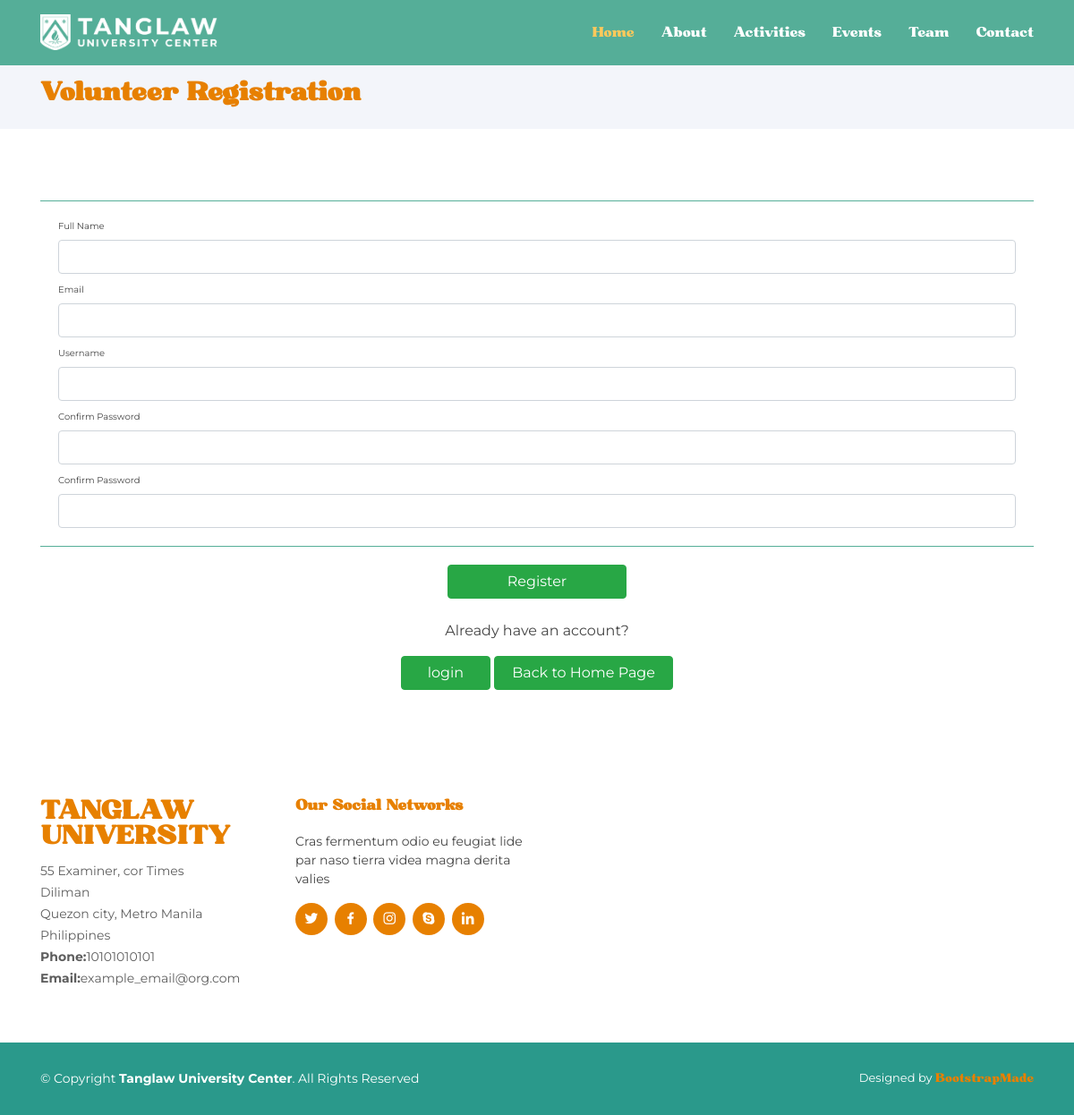
The app's page /Authentication/signup.php with its own data.
### tables this page shows
CREATE TABLE `org_info` (
  `info_id` int(11) NOT NULL,
  `org_addressnum` varchar(255) DEFAULT NULL,
  `org_street` varchar(128) NOT NULL,
  `org_brgy_mncplty` varchar(128) NOT NULL,
  `org_city_state_province` varchar(128) NOT NULL,
  `org_country` varchar(128) NOT NULL,
  `org_map` varchar(255) NOT NULL,
  `org_contactnum` varchar(11) NOT NULL,
  `org_email` varchar(255) NOT NULL
);

### Authentication/signup.php (the view, shortened to what this page needs)
<!DOCTYPE html>
<html lang="en">
<head>
  <link href="../assets/vendor/aos/aos.css" rel="stylesheet">
  <link href="../assets/vendor/bootstrap/css/bootstrap.min.css" rel="stylesheet">
  <link href="../assets/vendor/bootstrap-icons/bootstrap-icons.css" rel="stylesheet">
  <link href="../assets/vendor/boxicons/css/boxicons.min.css" rel="stylesheet">
  <link href="../assets/vendor/glightbox/css/glightbox.min.css" rel="stylesheet">
  <link href="../assets/vendor/remixicon/remixicon.css" rel="stylesheet">
  <link href="../assets/vendor/swiper/swiper-bundle.min.css" rel="stylesheet">
  <link rel="stylesheet" href="https://stackpath.bootstrapcdn.com/bootstrap/4.5.2/css/bootstrap.min.css">
  <link href="../assets/css/style.css" rel="stylesheet">
  <link href="../assets/css/font.css" rel="stylesheet">
</head>
<body>
  <header id="header" class="fixed-top header-inner-pages">
    <div class="container d-flex align-items-center">
    <a href="index.php" class="logo me-auto"><img src="assets/img/logo.png" alt="" class="img-fluid"></a>
    <nav id="navbar" class="navbar">
        <ul>
          <li><a class="nav-link scrollto active" href="../index.php#hero">Home</a></li>
          <li><a class="nav-link scrollto" href="../index.php#about">About</a></li>
          <li><a class="nav-link scrollto" href="../index.php#activities">Activities</a></li>
          <li><a class="nav-link scrollto" href="../index.php#events">Events</a></li>
          <li><a class="nav-link scrollto" href="../index.php#team">Team</a></li>
          <li><a class="nav-link scrollto" href="../index.php#contact">Contact</a></li>
        </ul>
      </nav>
    </div>
  </header>
  <main id="main">
    <section id="breadcrumbs" class="breadcrumbs">
      <div class="container">
        <h2 class="header-text-2">Volunteer Registration</h2>
      </div>
    </section>
    <section class="inner-page">
      <div class="container">
      <div class="line"></div>
      <form method="POST" enctype="multipart/form-data">
            <div class="container-form">
                        <div class="item2">
                            <label for="full_name" class="textlabel input-head">Full Name</label><br>
                            <input type="text" id="full_name" name="full_name" class="form-control" required>
                        </div>
                        <div class="item1">
                            <label for="email" class="textlabel input-head">Email</label><br>
                            <input type="email" id="email" name="email" class="form-control" required>
                        </div>
                        <div class="item3">
                            <label for="username" class="textlabel input-head">Username</label><br>
                            <input type="text" id="username" name="username" class="form-control" required>
                        </div>
                        <div class="item4">
                            <label for="password" class="textlabel input-head">Confirm Password</label><br>
                            <input type="password" id="password" name="password" class="form-control" required>
                        </div>
                        <div class="item5">
                            <label for="password_rep" class="textlabel input-head">Confirm Password</label><br>
                            <input type="password" id="password_rep" name="password_rep" class="form-control" required>
                        </div>
                    </div>
                    <div class="line"></div>
                    <div class="submitbutton">
                        <button type="submit" id="register-button" name="register" value="register" class="btn btn-success my-2 my-sm-0" style="width: 200px; margin-bottom: 20px;">Register</button>
                    </div>
                </form>
                <br />
                <center>
                    <p>Already have an account?</p>
                    <button onclick="window.location.href='login.php';" class="btn btn-success my-2 my-sm-0" style="width: 100px; margin-bottom: 20px;">login</button>
                    <button onclick="window.location.href='../index.php';" class="btn btn-success my-2 my-sm-0" style="width: 200px; margin-bottom: 20px;">Back to Home Page</button>
                </center>
      </div>
    </section>
  </main>
  <?php
          include '../db-connector.php';
          $query = "SELECT * FROM org_info";
          $statement = $pdo_obj->query($query);
          $rowsReturned = $statement->rowCount();
          if ($rowsReturned > 0) {
              while ($org_details = $statement->fetch(PDO::FETCH_ASSOC)) {
                  $org_addressnum = $org_details["org_addressnum"];
                  $org_street = $org_details["org_street"];
                  $org_brgy_mncplty = $org_details["org_brgy_mncplty"];
                  $org_city_state_province = $org_details["org_city_state_province"];
                  $org_country = $org_details["org_country"];
                  $org_email = $org_details["org_email"];
                  $org_contactnum = $org_details["org_contactnum"];
              }
          }
    ?>
<footer id="footer">
<div class="footer-top">
  <div class="container">
    <div class="row">
      <div class="col-lg-3 col-md-6 footer-contact">
        <h3>Tanglaw University</h3>
        <?php
          echo  "<p>
                  ".$org_addressnum." ".$org_street."<br>
                  ".$org_brgy_mncplty."<br>
                  ".$org_city_state_province."<br>
                  ".$org_country."<br>
                  <strong>Phone:</strong>".$org_contactnum."<br>
                  <strong>Email:</strong>".$org_email."<br>
                </p>";
        ?>
      </div>
      <div class="col-lg-3 col-md-6 footer-links">
        <h4>Our Social Networks</h4>
        <p>Cras fermentum odio eu feugiat lide par naso tierra videa magna derita valies</p>
        <div class="social-links mt-3">
          <a href="#" class="twitter"><i class="bx bxl-twitter"></i></a>
          <a href="#" class="facebook"><i class="bx bxl-facebook"></i></a>
          <a href="#" class="instagram"><i class="bx bxl-instagram"></i></a>
          <a href="#" class="google-plus"><i class="bx bxl-skype"></i></a>
          <a href="#" class="linkedin"><i class="bx bxl-linkedin"></i></a>
        </div>
      </div>
    </div>
  </div>
</div>
<div class="container footer-bottom clearfix">
  <div class="copyright">
    &copy; Copyright <strong><span>Tanglaw University Center</span></strong>. All Rights Reserved
  </div>
  <div class="credits">
    Designed by <a href="https://bootstrapmade.com/">BootstrapMade</a>
  </div>
</div>
</footer>
</body>
</html>

### assets/css/style.css (style rules this page uses)
body { font-family: "Montserrat"; color: #444444; }
a { color: #e78000; text-decoration: none; font-family: "Bugaki"; }
h1, h2, h3, h4, h5, h6 { font-family: "Bugaki"; }
#header { transition: all 0.5s; z-index: 997; padding: 15px 0; }
#header.header-scrolled, #header.header-inner-pages { background: rgba(67, 166, 141, 0.9); }
#header .logo { font-size: 30px; margin: 0; padding: 0; line-height: 1; font-weight: 500; letter-spacing: 2px; text-transform: uppercase; }
#header .logo img { max-height: 40px; }
.navbar { padding: 0; }
.navbar ul { margin: 0; padding: 0; display: flex; list-style: none; align-items: center; }
.navbar li { position: relative; }
.navbar a, .navbar a:focus { display: flex; align-items: center; justify-content: space-between; padding: 10px 0 10px 30px; font-size: 15px; font-weight: 500; color: #fff; white-space: nowrap; transition: 0.3s; }
.navbar a:hover, .navbar .active, .navbar .active:focus, .navbar li:hover>a { color: #ffc95b; }
section { padding: 60px 0; overflow: hidden; }
.breadcrumbs { padding: 15px 0; background: #f3f5fa; min-height: 40px; margin-top: 72px; }
.breadcrumbs h2 { font-size: 28px; font-weight: 600; color: #e78000; }
#footer { font-size: 14px; background: #2a998b; }
#footer .footer-top { padding: 60px 0 30px 0; background: #fff; }
#footer .footer-top .footer-contact { margin-bottom: 30px; }
#footer .footer-top .footer-contact h3 { font-size: 28px; margin: 0 0 10px 0; padding: 2px 0 2px 0; line-height: 1; text-transform: uppercase; font-weight: 600; color: #e78000; }
#footer .footer-top .footer-contact p { font-size: 14px; line-height: 24px; margin-bottom: 0; font-family: "Montserrat"; color: #5e5e5e; }
#footer .footer-top h4 { font-size: 16px; font-weight: bold; color: #e78000; position: relative; padding-bottom: 12px; }
#footer .footer-top .footer-links { margin-bottom: 30px; }
#footer .footer-top .social-links a { font-size: 18px; display: inline-block; background: #e78000; color: #fff; line-height: 1; padding: 8px 0; margin-right: 4px; border-radius: 50%; text-align: center; width: 36px; height: 36px; transition: 0.3s; }
#footer .footer-bottom { padding-top: 30px; padding-bottom: 30px; color: #fff; }
#footer .copyright { float: left; }
#footer .credits { float: right; font-size: 13px; }
#footer .credits a { transition: 0.3s; }
.item1 { grid-area: image; }
.item2 { grid-area: name; }
.item3 { grid-area: location; }
.item4 { grid-area: contact; }
.item5 { grid-area: person; }
.container-form { display: grid; grid-template-areas: 'image name location' 'image contact person' 'image startdate enddate' 'image timestart timeend' 'image description description'; padding: 10px; padding-bottom: 0px; grid-template-columns: repeat(3, 34% minmax(33%, 33%)); }
.container-form > div { font-size: 10px; padding: 10px; padding-bottom: 0px; }
.submitbutton { margin-top: 20px; text-align: center; }
.line { margin-top: 20px; border-top: 1px solid rgba(67, 166, 141, 0.9); }

### Authentication/signup.php (style rules this page uses)
.container-form { grid-template-areas: 'name' 'image' 'location' 'contact' 'person' 'startdate' 'enddate' 'timestart' 'timeend' 'instructions' 'description'; grid-template-columns: 1fr; }

### records on screen
org_info: org_addressnum "55", org_street "Examiner, cor Times", org_brgy_mncplty "Diliman", org_city_state_province "Quezon city, Metro Manila", org_country "Philippines", org_contactnum "10101010101", org_email "example_email@org.com"
